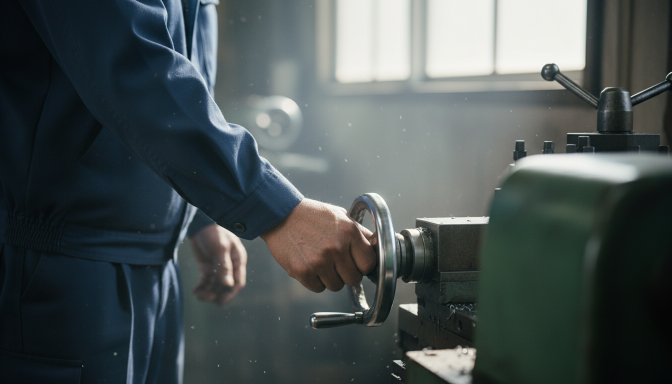
#> input picture assets/portraits/hikikomori-keyframes/S01c-1.png, 1344 x 768 px (shown at 1/2 size)
$ python -i hikikomori_screens.py   (imports and definitions only)
#> lines starting #> are read from the running program, lines starting #| are printed output that depends on the picture; after the words box and inside, x2 and y2 are one past the last pixel; in counts of white or black regions, pixels touching at a corner belong together
#> further down, picture is the input picture: PIL image 1344x768 RGB; mean R, G, B 74.2, 83.1, 83.2
#!/usr/bin/env python3
"""『引きこもりの息子』 PC 화면 합성(고니감독님 지시 2026-10-29 「모니터링 PC 화면에는 장면에 맞게 정확하게」「전체 PC 화면 수정」, 무료·로컬).

키프레임의 모니터는 무지(밝은 흰 면)로 생성되어 있다(제7장 6 — 생성기가 화면에 가짜 글자를 만들기 때문). 이 도구가
① 밝은 직사각 화면 면을 자동 검출(사각형 근사) → ② 이야기 시점에 맞는 일본어 UI를 그려 → ③ 원근 변형 + 휘도 키(화면 픽셀에만,
앞을 지나는 머리·손은 그대로)로 합성 + LCD 질감(제15장 17)을 입힌다.
같은 함수로 i2v 클립의 매 프레임도 합성한다(카메라 고정 → 키프레임에서 잡은 사각형 그대로, finalize에서 호출).

화면 내용(이야기 시점별):
  sleep  — 절전(검은 화면, 옅은 반사)            : S03c(낮)·S09a~S09e(아버지가 들어오기 전)
  lock   — 잠금 화면 + 비밀번호 입력란            : S09f(창업일 8자리 입력)
  work   — 大樹의 밤 작업(코드·모니터링·화상회의) : S05·S10h·S23 등 大樹 방
  dash   — 매출 대시보드(月間売上 ¥12,500,000)      : S09g~S10·S11 일부
  desk   — 폴더 하나 「父さんの工場」의 바탕화면    : S11a~S11c
  memo   — 메모 + 의존도 그래프 87%               : S11d~S11k
  office — 공장 사무실 생산관리 표                  : 사무실·공장 컷
  off    — 꺼진 화면                               : 회의실·거실 TV
사용법: python3 scripts/hikikomori_screens.py preview [id,…]   → assets/preview/hikikomori-screens/<id>.png + 시트
"""
import json, os, sys
import numpy as np
import cv2
from PIL import Image, ImageDraw, ImageFont, ImageFilter

ROOT = os.path.join(os.path.dirname(os.path.abspath(__file__)), "..")
FONT = "/usr/share/fonts/opentype/ipafont-gothic/ipag.ttf"
FONTM = "/usr/share/fonts/truetype/dejavu/DejaVuSansMono.ttf"
SW, SH = 1600, 900


def F(sz, mono=False):
    return ImageFont.truetype(FONTM if mono else FONT, sz)


# ---------- 화면 내용 ----------
# [21 lines left out: functions sleep_screen, lock_screen, not called in this run]


CODE = ["package auth", "", "// 認証トークンの検証（ヴァイスベルク研究所 向け）", "func VerifyToken(t string) (*Claims, error) {",
        "    key, err := kms.Fetch(ctx, \"lab-signing-key\")", "    if err != nil {", "        return nil, fmt.Errorf(\"鍵の取得に失敗: %w\", err)", "    }",
        "    claims, err := jwt.Parse(t, key)", "    if err != nil || claims.Expired() {", "        audit.Log(\"不正なトークン\", t[:8])",
        "        return nil, ErrUnauthorized", "    }", "    return claims, nil", "}", "", "// 次回: 多要素認証の導入（12/1 まで）"]
LOG = ["$ ./scan --target northgate-prod", "[02:11:04] 脆弱性スキャン開始 … 1,284 ホスト", "[02:11:58] OK  TLS 設定", "[02:12:31] OK  認証基盤",
       "[02:13:02] WARN 旧バージョンの API を検出（3 件）", "[02:13:40] 修正パッチを適用しました", "[02:14:05] 完了  重大な問題 0 件", "$ _"]


# [73 lines left out: functions work_screen, dash_screen, desk_screen, not called in this run]


MEMO = ["鳳凰の値下げ、あと一年で限界。", "新しい取引先を、必ず見つける。", "", "・ヴァイスベルク研究所：部品の加工先を探している", "・父さんの旋盤なら作れる",
        "", "父さんには、決まってから話す。"]


# [25 lines left out: functions memo_screen, office_screen, not called in this run]


def off_screen():
    return Image.new("RGB", (SW, SH), (8, 9, 11))


# [24 lines left out: functions tv_screen, loi_screen, not called in this run]


def dashnum_screen():
    im = dash_screen().crop((0, 70, 800, 520)).resize((SW, SH), Image.LANCZOS)
    return im


def clients_screen():
    im = dash_screen(); return im.crop((0, 340, SW, SH)).resize((SW, SH), Image.LANCZOS)


# [24 lines left out: functions cal_screen, content, not called in this run]


# ---------- 컷별 화면 배정(왼쪽→오른쪽) ----------
WORK3 = ["code", "graph", "term"]
PLAN = {
    "S03c": ["off"] * 3, "S05b": ["code", "meet", "term"], "S05c": WORK3, "S05d": WORK3, "S05e": WORK3, "S05f": ["code", "term", "graph"], "S05g": WORK3,
    "S05h": WORK3, "S05i": ["meet", "code", "term"], "S09a": ["sleep"] * 3, "S09b": ["sleep"] * 3, "S09c": ["sleep"] * 3, "S09d": ["sleep"] * 3,
    "S09e": ["sleep"], "S09f": ["sleep", "lock", "sleep"], "S09g": ["graph", "dash", "term"], "S09h": ["graph", "dash", "term"],
    "S10b": ["graph", "dash", "term"], "S10f": ["graph", "dash", "term"], "S10h": ["meet", "code", "term"],
    "S11a": ["graph", "desk", "term"], "S11d": ["graph", "memo", "term"], "S11f": ["graph", "memo", "term"], "S11g": ["memo", "graph"],
    "S11h": ["graph", "memo", "term"], "S11i": ["graph", "memo", "term"], "S11j": ["graph", "memo", "term"], "S11k": ["graph", "memo", "term"],
    "S23c": ["code", "meet", "term"], "S23d": WORK3, "S23e": WORK3, "S23f": WORK3, "S23g": WORK3, "S23j": WORK3, "S23k": WORK3, "S23h": ["code"],
}
DEFAULT_BY_LOC = {"ROOM_N": WORK3, "ROOM_C": WORK3, "ROOM_M": WORK3, "OFF_D": ["office"] * 3, "OFF_DESK": ["office"] * 3, "OFF_N": ["off"] * 3,
                  "FAC_D": ["office"] * 3, "LATHE": ["office"] * 3, "MEET": ["off"] * 3, "MEET_T": ["off"] * 3, "MEET_DOOR": ["off"] * 3,
                  "MEET_OPEN": ["off"] * 3, "HOME_DIN": ["off"] * 3, "HOME_LIV": ["off"] * 3}
SKIP = {"S10a", "S10c", "S10d", "S10e", "S11b", "S11c", "S11e", "S19e"}  # 전체 화면 합성 컷(별도 대시보드 렌더 — 같은 함수로 화면 전체)
FULL = {"S10a": "dash", "S10c": "dash", "S10d": "dash", "S10e": "cal", "S11b": "desk", "S11c": "desk", "S11e": "memo"}


# ---------- 검출·합성 ----------
def detect(img, min_frac=0.004):
    """밝고 채도 낮은 사각형 = 무지 모니터 면. [(4점 TL,TR,BR,BL), …] 왼쪽→오른쪽."""
#> called with min_frac = 0.004
    a = np.asarray(img.convert("RGB")); hsv = cv2.cvtColor(a, cv2.COLOR_RGB2HSV)
#> after `hsv = cv2.cvtColor(a, cv2.COLOR_RGB2HSV)`: hsv: shape (768, 1344, 3); mean H, S, V 77.2, 72.4, 87.3
    m = ((hsv[..., 2] > 175) & (hsv[..., 1] < 70)).astype("uint8") * 255
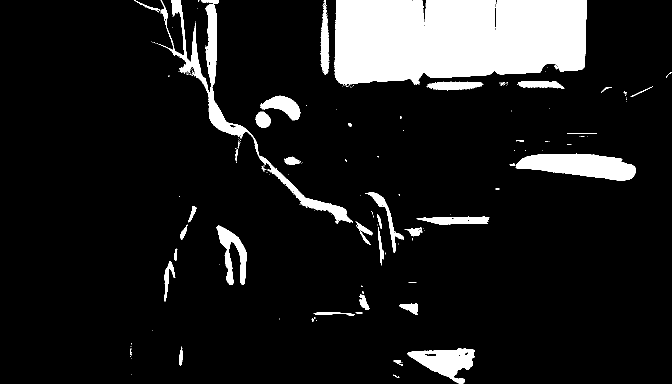
#> m: shape (768, 1344) (shown at 1/2 size); 11.5% white; 177 white regions (132 under 20 px), largest, box (x1, y1, x2, y2) and area: (669, 0, 1174, 171) 75995, (321, 0, 706, 448) 11294, (1031, 307, 1272, 361) 8572
    m = cv2.morphologyEx(m, cv2.MORPH_CLOSE, np.ones((5, 5), np.uint8))
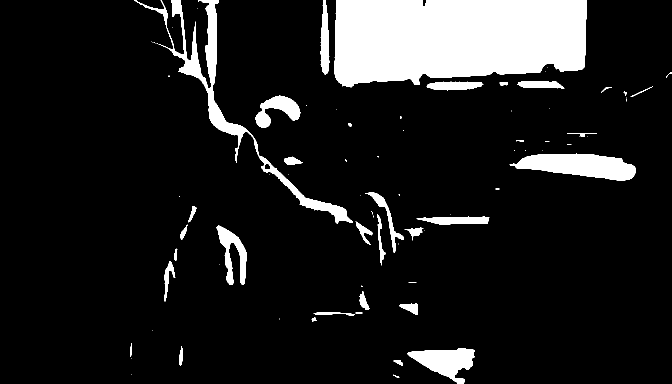
#> m: shape (768, 1344) (shown at 1/2 size); 11.7% white; 81 white regions (44 under 20 px)
    cs, _ = cv2.findContours(m, cv2.RETR_EXTERNAL, cv2.CHAIN_APPROX_SIMPLE)
#> cs = 81 contours, 50 with area under 20; largest, box (x1, y1, x2, y2) and area: (669, 0, 1174, 175) 75840, (268, 0, 706, 448) 11686, (1019, 307, 1272, 361) 8373, (815, 696, 950, 768) 4920, (433, 451, 494, 570) 2666
    H, W = m.shape; out = []
#> after `H, W = m.shape`: H = 768; W = 1344
    for c in cs:
        ar = cv2.contourArea(c)
        if ar < min_frac * W * H:
            continue
        hull = cv2.convexHull(c); ap = cv2.approxPolyDP(hull, 0.03 * cv2.arcLength(hull, True), True)
        if len(ap) != 4 or ar / max(cv2.contourArea(ap), 1) < 0.8:
            continue
        p = ap.reshape(4, 2).astype(float); s = p.sum(1); df = np.diff(p, axis=1).ravel()
        q = np.array([p[s.argmin()], p[df.argmin()], p[s.argmax()], p[df.argmax()]])
        w = np.linalg.norm(q[1] - q[0]); h = np.linalg.norm(q[3] - q[0])
        if not (0.9 < w / max(h, 1) < 3.2) or q[0][1] < 2 and q[2][1] > H - 2:  # 화면 비율·전체 화면 아님
            continue
        out.append(q)
#> this loop made 81 passes
#> ar on passes 1, 3, 6, 7, 10, 11, 12, 13, 14, 16, 18, 19: 12.5, 85, 150.5, 28.5, 36, 19, 213, 438.5, 320.5, 9, 521, 75.5
#> (c, ar) on passes 2, 4, 8, 9, 15, 17: ([[262, 748]], 0), ([[262, 716]], 0), ([[304, 660]], 0), ([[558, 637], [558, 638]], 0), ([[723, 571], [723, 573], [724, 573], [724, 572]], 1.5), ([[438, 528]], 0)
#> after the loop, out = []
    return sorted(out, key=lambda q: q[:, 0].mean())


# [115 lines left out: functions composite, plan_for, lcd, apply_plan, preview, preview_old, not called in this run]


# [3 lines not run here, left out]

>>> from PIL import Image
>>> picture = Image.open('../assets/portraits/hikikomori-keyframes/S01c-1.png')
>>> result = detect(picture)
#> result = []
